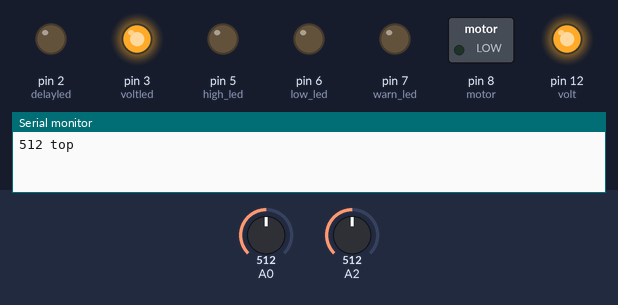
The sketch below on a simulated Arduino Uno, built with avr-gcc and run on an emulated ATmega328P. Parts: switched loads named in the sketch (green lamp = pin HIGH), output pins drawn as LEDs (lit = HIGH), the last lines printed to the serial monitor. The test bench sets the inputs (shaded band); at power-on: A0 = 512, A2 = 512.

Above: at 0.1 s.
At 1.1 s:
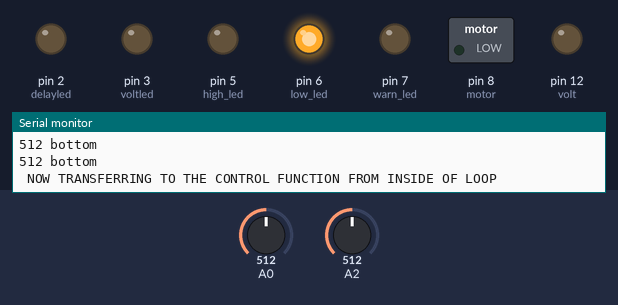
At 38.8 s:
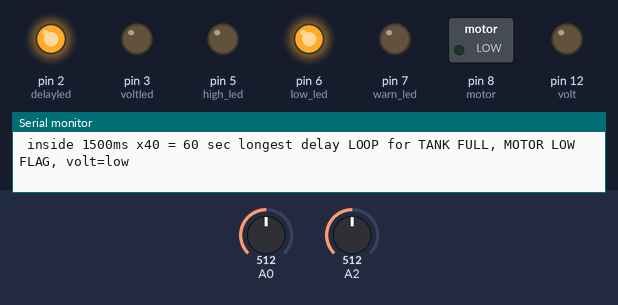
Timing chart, 0 to 40.0 s (numbered marks = the images above):
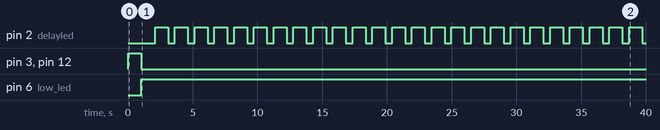

Measured:
- by itself, pin 2 (delayled): alternates HIGH for 1.0 s and LOW for 0.53 s
- by itself, pin 3 (voltled), pin 12 (volt): LOW → HIGH at 0.00 s, → LOW 1.0 s later
- by itself, pin 6 (low_led): LOW → HIGH at 1.0 s

The sketch:

home_auto_rev4.ino
```cpp
#define closed 350
#define nowater 70
#define motor 8
#define low_led 6
#define high_led 5
#define warn_led 7
#define volt 12
#define delayled 2
#define voltled 3
#define time1 250
#define time2 250
int top = 0, bottom = 0, flag = 5, trigger = 0;
int pin1();
int pin2();
void control(int top, int bottom);    //
//ARDUINO UNO CODE FOR AUTOMATIC WATER PUMP CONTROLLER. WRITTEN BY ABDULLAH AL MAMUN. || abdullahalmamun@iut-dhaka.edu || //
void setup() {
  Serial.begin(9600);
  pinMode(motor, OUTPUT);
  pinMode(low_led, OUTPUT);
  pinMode(high_led, OUTPUT);
  pinMode(warn_led, OUTPUT);
  pinMode(volt, OUTPUT);
  pinMode(voltled, OUTPUT);
  pinMode(delayled, OUTPUT);
}
void loop()
{
  digitalWrite(volt, HIGH);
  digitalWrite(voltled, HIGH);
  //Serial.println(" HELLO MAMUN! INITIALIZING YOUR FIRST COOL AUTOMATION CODE. [[ volt=high ]]");
  delay(10);
  if (pin1() > closed)
  {
    delay(250);
    if (pin1() > closed)
    {
      delay(250);
      if (pin1() > closed)
        top = 10;
    }
  }
  if (pin1() < nowater)
  {
    delay(250);
    if (pin1() < nowater)
    {
      delay(250);
      if (pin1() < nowater)
        top = 5;
    }
  }
  if (pin2() > closed)
  {
    delay(250);
    if (pin2() > closed)
    {
      delay(250);
      if (pin2() > closed)
        bottom = 10;
    }
  }
  if (pin2() < nowater)
  {
    delay(250);
    if (pin2() < nowater)
    {
      delay(250);
      if (pin2() < nowater)
        bottom = 5;
    }
  }
Serial.println(" NOW TRANSFERRING TO THE CONTROL FUNCTION FROM INSIDE OF LOOP ");
  control(top, bottom);
  if (trigger == 10)            //    motor=low, tank full flag
  {
    digitalWrite(volt, LOW);
    digitalWrite(voltled, LOW);
    for (int b = 0; b <= 40; b++) {
      Serial.println(" inside 1500ms x40 = 60 sec longest delay LOOP for TANK FULL, MOTOR LOW FLAG, volt=low ");
      digitalWrite(delayled, HIGH);
      delay(1000);
      digitalWrite(delayled, LOW);
      delay(500);
    }
    Serial.println(" end of delay,  ");
  }
  if (trigger == 5)         //      motor high
  {
    digitalWrite(volt, LOW);
    digitalWrite(voltled, LOW);
    digitalWrite(delayled, HIGH);
    Serial.println(" inside 1 sec shortest delay, volt=low ");
    delay(1000);
    digitalWrite(delayled, LOW);
    Serial.print(" end of delay, ");
    Serial.println();
  }
  digitalWrite(volt, HIGH);
  digitalWrite(voltled, HIGH);
}
//ARDUINO UNO CODE FOR AUTOMATIC WATER PUMP CONTROLLER. WRITTEN BY ABDULLAH AL MAMUN. IUT. EEE. 152477 //
void control(int top, int bottom)
{
  if (top == 10 && bottom == 10)
  {
    flag = 1;
    digitalWrite(high_led, LOW);
    digitalWrite(warn_led, LOW);
    digitalWrite(low_led, HIGH);
  }
  if (bottom == 10 && flag == 1)
  {
    digitalWrite(motor, LOW);     //================  MOTOR LOW  =================
    digitalWrite(volt, LOW);
    digitalWrite(voltled, LOW);
    Serial.println(" INSIDE MOTOR CONTROL. MOTOR=OFF ");
    delay(1000);
    trigger = 10;
  }
  if (top == 5 && bottom == 5)
  {
    flag = 2;
    digitalWrite(warn_led, LOW);
    digitalWrite(low_led, LOW);
    digitalWrite(high_led, HIGH);
  }
  if (top == 5 && flag == 2)
  {
    digitalWrite(motor, HIGH);      //================  MOTOR HIGH  ================
    digitalWrite(volt, LOW);
    digitalWrite(voltled, LOW);
    Serial.println(" INSIDE MOTOR CONTROL. MOTOR=HIGH ");
    delay(1000);
    trigger = 5;
  }
  if (flag != 1 && flag != 2) // If no condition matches for some reason.
  {
    digitalWrite(low_led, LOW);
    digitalWrite(high_led, LOW);
    digitalWrite(warn_led, HIGH);
    digitalWrite(volt, LOW);
    digitalWrite(voltled, LOW);
    for (int a = 0; a <= 5; a++) {
      Serial.println(" inside 1000ms x5 sec delay loop for == NO FLAG/CONDITION, volt=low ");
      digitalWrite(delayled, HIGH);
      delay(500);
      digitalWrite(delayled, LOW);
      delay(500);
    }
    Serial.println(" end of delay, ");
  }
}
int pin1()
{
  int read1 = analogRead(A0);
  Serial.print(read1);
  Serial.print(" top ");
  Serial.println();
  return read1;
}
int pin2()
{
  int read2 = analogRead(A2);
  Serial.print(read2);
  Serial.print(" bottom ");
  Serial.println();
  return read2;
}
//ARDUINO UNO CODE FOR AUTOMATIC WATER PUMP CONTROLLER. WRITTEN BY ABDULLAH AL MAMUN. IUT. || abdullahalmamun@iut-dhaka.edu || //
```
